Frame 1 (no input): blank canvas, image omitted
Frame 60 (the mouse pressed at the canvas centre just before this capture): blank canvas, image omitted
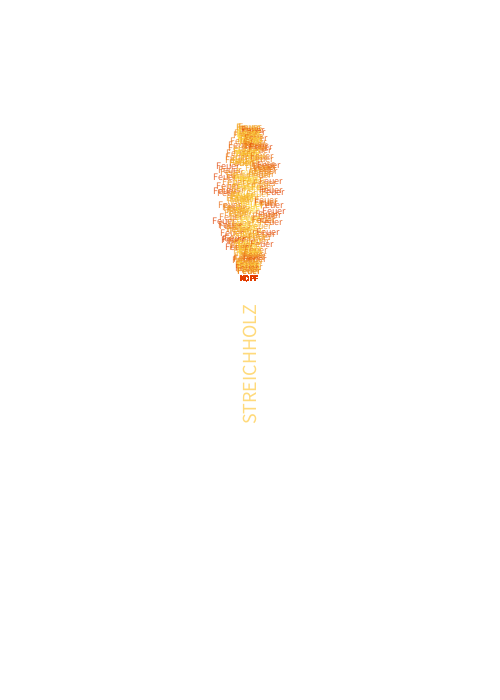
Frame 120 (the mouse held since frame 60 and released just before this capture)

The Processing sketch whose frames 1 and 60 were blank and that drew this single picture after the mouse press (run headless with seeded random() and noise(); from frame 60 on, the mouse is pressed at the canvas centre):

// Processing sketch: processing_175262
// ── processing_175262.pde

void setup ()
{
 size(500,700); 

}



void draw()
{
 
  background (255);
  

  
  if (mousePressed == true )
  {
    
     zeichneStreichholz(mouseX -25, mouseY -225, 50, 150, 0.8);
  }
  else
  {
  zeichneStreichholz(mouseX -25, mouseY -225, 50, 150, 0);
  }
}
     
   
  
 void zeichneStreichholz(int feuerposX, int feuerposY, int feuerbreite, int feuerhoehe, float transparenz)
 {
  
   
   //Flamme
  int feuerKreisAnzahl = 200;
  
  float feuerKreisDurchmesser =20;
    
  int topOffset = 5;
  
  //Flammenfarbe außen     
   int maxRed = 255;
   int maxGreen = 226;
   int maxBlue = 59;
   
  //Flammenfarbe innen     
   int minRed = 224;
   int minGreen = 60;
   int minBlue = 0;
  
  
  
  
  noStroke();  
  
  for (int i = 0; i<=feuerKreisAnzahl; i++)
  {
    if( i > topOffset)
    {   
        
       float verschiebungY = map(i, 0, feuerKreisAnzahl, 0, feuerhoehe);
                 
       float maxVerschiebungX = 0;
       float verschiebungX = 0;
      
       if (i<feuerKreisAnzahl/3)
       {
         maxVerschiebungX = map(i, 0, feuerKreisAnzahl/3, 0, feuerbreite/2);
       }
       else if(i < feuerKreisAnzahl*2/3)
       {
         maxVerschiebungX = feuerbreite/2;
       }   
       else
       {
         maxVerschiebungX = map(i, feuerKreisAnzahl*2/3, feuerKreisAnzahl,  feuerbreite/2, 0);
       }
       
       if(maxVerschiebungX == 0)
         continue;
         
       verschiebungX = random (-maxVerschiebungX, maxVerschiebungX);
       
         
       float actRed = map(abs(verschiebungX/maxVerschiebungX), 0, 1, maxRed, minRed);
       float actGreen = map(abs(verschiebungX/maxVerschiebungX), 0, 1, maxGreen, minGreen);
       float actBlue = map(abs(verschiebungX/maxVerschiebungX), 0, 1, maxBlue, minBlue);
       
       fill(color(actRed,actGreen,actBlue, 255*transparenz)); 
       textSize(10);
       text("Feuer", (feuerposX+feuerbreite/2+verschiebungX)-13 , feuerposY+verschiebungY);//, feuerKreisDurchmesser, feuerKreisDurchmesser);
       //ellipse(feuerposX+feuerbreite/2+verschiebungX , feuerposY+verschiebungY, feuerKreisDurchmesser, feuerKreisDurchmesser);
      
    
     }
     
      if(transparenz == 0)
      {   
        fill(#FF0303);
      }
      else
      {
        fill(color(224,60,0));
      }
      
      textSize(8);
      text("KOPF", (feuerposX+feuerbreite/2)-10, feuerposY +feuerhoehe, feuerKreisDurchmesser, feuerKreisDurchmesser);
      
      //ellipse(feuerposX+feuerbreite/2, feuerposY +feuerhoehe, feuerKreisDurchmesser, feuerKreisDurchmesser);
      
   }
  

  
  
  //Streichholz
 
  
  fill(#FFDA7C);
  
    rotate(-PI/2);

  float streichholzlaenge = 170;

  textSize(20);
  
  
  text("STREICHHOLZ", -feuerposY-2*feuerhoehe, (feuerposX+feuerbreite/2-feuerKreisDurchmesser/2)+16); //, feuerKreisDurchmesser, streichholzlaenge);
  //rect(feuerposX+feuerbreite/2-feuerKreisDurchmesser/2, feuerposY+feuerhoehe, feuerKreisDurchmesser, streichholzlaenge );
         
    rotate(PI/2);
         
  stroke(0);
 }
  
